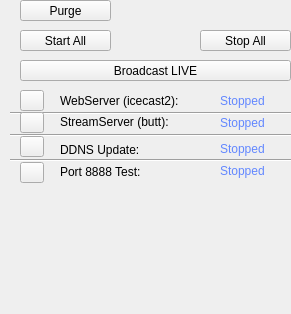
         <widget class="QWidget" name="page_4">
          <property name="enabled">
           <bool>true</bool>
          </property>
          <property name="geometry">
           <rect>
            <x>0</x>
            <y>0</y>
            <width>291</width>
            <height>314</height>
           </rect>
          </property>
          <property name="styleSheet">
           <string notr="true">margin-top:0px</string>
          </property>
          <attribute name="icon">
           <iconset resource="resources.qrc">
            <normaloff>:/icons/earth.png</normaloff>:/icons/earth.png</iconset>
          </attribute>
          <attribute name="label">
           <string>Streaming Server</string>
          </attribute>
          <widget class="QLabel" name="label_5">
           <property name="geometry">
            <rect>
             <x>60</x>
             <y>113</y>
             <width>141</width>
             <height>17</height>
            </rect>
           </property>
           <property name="text">
            <string>StreamServer (butt):</string>
           </property>
          </widget>
          <widget class="QLabel" name="label_6">
           <property name="geometry">
            <rect>
             <x>60</x>
             <y>141</y>
             <width>141</width>
             <height>17</height>
            </rect>
           </property>
           <property name="text">
            <string>DDNS Update:</string>
           </property>
          </widget>
          <widget class="QLabel" name="label_7">
           <property name="geometry">
            <rect>
             <x>60</x>
             <y>163</y>
             <width>141</width>
             <height>17</height>
            </rect>
           </property>
           <property name="text">
            <string>Port 8888 Test:</string>
           </property>
          </widget>
          <widget class="QPushButton" name="bt_start_streaming">
           <property name="geometry">
            <rect>
             <x>20</x>
             <y>30</y>
             <width>91</width>
             <height>21</height>
            </rect>
           </property>
           <property name="text">
            <string>Start All</string>
           </property>
           <property name="icon">
            <iconset resource="resources.qrc">
             <normaloff>:/icons/flat/Play-64.png</normaloff>:/icons/flat/Play-64.png</iconset>
           </property>
          </widget>
          <widget class="QLabel" name="lbl_butt">
           <property name="geometry">
            <rect>
             <x>220</x>
             <y>114</y>
             <width>71</width>
             <height>17</height>
            </rect>
           </property>
           <property name="styleSheet">
            <string notr="true">color: rgb(98, 135, 255);</string>
           </property>
           <property name="text">
            <string>Stopped</string>
           </property>
          </widget>
          <widget class="QLabel" name="lbl_ddns">
           <property name="geometry">
            <rect>
             <x>220</x>
             <y>140</y>
             <width>71</width>
             <height>17</height>
            </rect>
           </property>
           <property name="styleSheet">
            <string notr="true">color: rgb(98, 135, 255);</string>
           </property>
           <property name="text">
            <string>Stopped</string>
           </property>
          </widget>
          <widget class="QLabel" name="lbl_port">
           <property name="geometry">
            <rect>
             <x>220</x>
             <y>162</y>
             <width>71</width>
             <height>17</height>
            </rect>
           </property>
           <property name="styleSheet">
            <string notr="true">color: rgb(98, 135, 255);</string>
           </property>
           <property name="text">
            <string>Stopped</string>
           </property>
          </widget>
          <widget class="QPushButton" name="bt_takeOver">
           <property name="geometry">
            <rect>
             <x>20</x>
             <y>60</y>
             <width>271</width>
             <height>21</height>
            </rect>
           </property>
           <property name="text">
            <string>Broadcast LIVE</string>
           </property>
           <property name="icon">
            <iconset resource="resources.qrc">
             <normaloff>:/icons/flat/Air Play-48.png</normaloff>:/icons/flat/Air Play-48.png</iconset>
           </property>
          </widget>
          <widget class="QPushButton" name="bt_stop_streaming">
           <property name="geometry">
            <rect>
             <x>200</x>
             <y>30</y>
             <width>91</width>
             <height>21</height>
            </rect>
           </property>
           <property name="text">
            <string>Stop All</string>
           </property>
           <property name="icon">
            <iconset resource="resources.qrc">
             <normaloff>:/icons/flat/Stop-32.png</normaloff>:/icons/flat/Stop-32.png</iconset>
           </property>
          </widget>
          <widget class="QLabel" name="lbl_icecast">
           <property name="geometry">
            <rect>
             <x>220</x>
             <y>92</y>
             <width>71</width>
             <height>17</height>
            </rect>
           </property>
           <property name="styleSheet">
            <string notr="true">color: rgb(98, 135, 255);</string>
           </property>
           <property name="text">
            <string>Stopped</string>
           </property>
          </widget>
          <widget class="QLabel" name="label_8">
           <property name="geometry">
            <rect>
             <x>60</x>
             <y>92</y>
             <width>141</width>
             <height>17</height>
            </rect>
           </property>
           <property name="text">
            <string>WebServer (icecast2):</string>
           </property>
          </widget>
          <widget class="QToolButton" name="bt_icecast">
           <property name="geometry">
            <rect>
             <x>20</x>
             <y>90</y>
             <width>24</width>
             <height>21</height>
            </rect>
           </property>
           <property name="text">
            <string/>
           </property>
           <property name="icon">
            <iconset resource="resources.qrc">
             <normaloff>:/icons/quickopen-function.png</normaloff>:/icons/quickopen-function.png</iconset>
           </property>
          </widget>
          <widget class="QToolButton" name="bt_butt">
           <property name="geometry">
            <rect>
             <x>20</x>
             <y>112</y>
             <width>24</width>
             <height>21</height>
            </rect>
           </property>
           <property name="text">
            <string/>
           </property>
           <property name="icon">
            <iconset resource="resources.qrc">
             <normaloff>:/icons/quickopen-function.png</normaloff>:/icons/quickopen-function.png</iconset>
           </property>
          </widget>
          <widget class="QToolButton" name="bt_ddns">
           <property name="geometry">
            <rect>
             <x>20</x>
             <y>136</y>
             <width>24</width>
             <height>21</height>
            </rect>
           </property>
           <property name="text">
            <string/>
           </property>
           <property name="icon">
            <iconset resource="resources.qrc">
             <normaloff>:/icons/quickopen-function.png</normaloff>:/icons/quickopen-function.png</iconset>
           </property>
          </widget>
          <widget class="QToolButton" name="bt_portTest">
           <property name="geometry">
            <rect>
             <x>20</x>
             <y>162</y>
             <width>24</width>
             <height>21</height>
            </rect>
           </property>
           <property name="text">
            <string/>
           </property>
           <property name="icon">
            <iconset resource="resources.qrc">
             <normaloff>:/icons/quickopen-function.png</normaloff>:/icons/quickopen-function.png</iconset>
           </property>
          </widget>
          <widget class="Line" name="line">
           <property name="geometry">
            <rect>
             <x>10</x>
             <y>105</y>
             <width>311</width>
             <height>16</height>
            </rect>
           </property>
           <property name="orientation">
            <enum>Qt::Horizontal</enum>
           </property>
          </widget>
          <widget class="Line" name="line_2">
           <property name="geometry">
            <rect>
             <x>10</x>
             <y>127</y>
             <width>311</width>
             <height>16</height>
            </rect>
           </property>
           <property name="orientation">
            <enum>Qt::Horizontal</enum>
           </property>
          </widget>
          <widget class="Line" name="line_3">
           <property name="geometry">
            <rect>
             <x>10</x>
             <y>152</y>
             <width>311</width>
             <height>16</height>
            </rect>
           </property>
           <property name="orientation">
            <enum>Qt::Horizontal</enum>
           </property>
          </widget>
          <widget class="QLabel" name="lbl_streamURL">
           <property name="geometry">
            <rect>
             <x>20</x>
             <y>192</y>
             <width>271</width>
             <height>17</height>
            </rect>
           </property>
           <property name="text">
            <string/>
           </property>
          </widget>
          <widget class="QPushButton" name="bt_purgeCache">
           <property name="geometry">
            <rect>
             <x>20</x>
             <y>0</y>
             <width>91</width>
             <height>21</height>
            </rect>
           </property>
           <property name="text">
            <string>Purge</string>
           </property>
           <property name="icon">
            <iconset resource="resources.qrc">
             <normaloff>:/icons/clear.png</normaloff>:/icons/clear.png</iconset>
           </property>
          </widget>
          <zorder>line_3</zorder>
          <zorder>line_2</zorder>
          <zorder>line</zorder>
          <zorder>label_5</zorder>
          <zorder>label_6</zorder>
          <zorder>label_7</zorder>
          <zorder>bt_start_streaming</zorder>
          <zorder>lbl_butt</zorder>
          <zorder>lbl_ddns</zorder>
          <zorder>lbl_port</zorder>
          <zorder>bt_takeOver</zorder>
          <zorder>bt_stop_streaming</zorder>
          <zorder>lbl_icecast</zorder>
          <zorder>label_8</zorder>
          <zorder>bt_icecast</zorder>
          <zorder>bt_butt</zorder>
          <zorder>bt_ddns</zorder>
          <zorder>bt_portTest</zorder>
          <zorder>lbl_streamURL</zorder>
          <zorder>bt_purgeCache</zorder>
         </widget>
